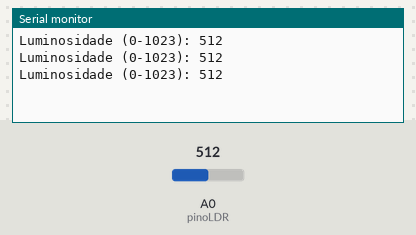
Bench run of a sketch on a simulated Arduino Uno, built with avr-gcc and run on an emulated ATmega328P. On the bench: the last lines printed to the serial monitor. The inputs (shaded band) are chosen by the test bench; at power-on: A0 (pinoLDR) = 512.

Above: at 1.3 s.
1.4 s: A0 (pinoLDR) set to 716
At 1.9 s:
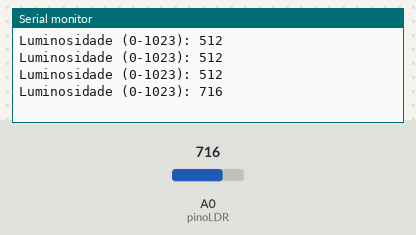
2.9 s: A0 (pinoLDR) set to 900
At 3.4 s:
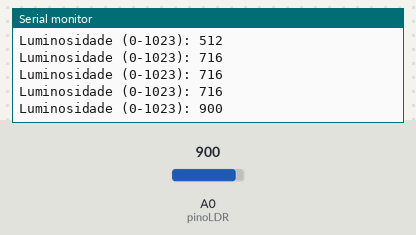
Timing chart, 0 to 5.9 s (numbered marks = the images above; inputs shaded):
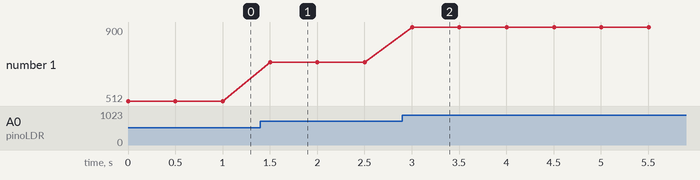

Measured:
- after the input at 1.4 s, the serial monitor: prints a new line after 0.10 s (image 1)
- after the input at 2.9 s, the serial monitor: prints a new line after 0.10 s (image 2)
- plotted number 1: 512 → 716 after the input at 1.4 s, 716 → 900 after the input at 2.9 s

The sketch:

ldr.ino
```cpp
int pinoLDR = A0;

void setup() {
  Serial.begin(9600);
}

void loop() {
  int valorLuz = analogRead(pinoLDR);
  Serial.print("Luminosidade (0-1023): ");
  Serial.println(valorLuz);
  delay(500);
}
```
